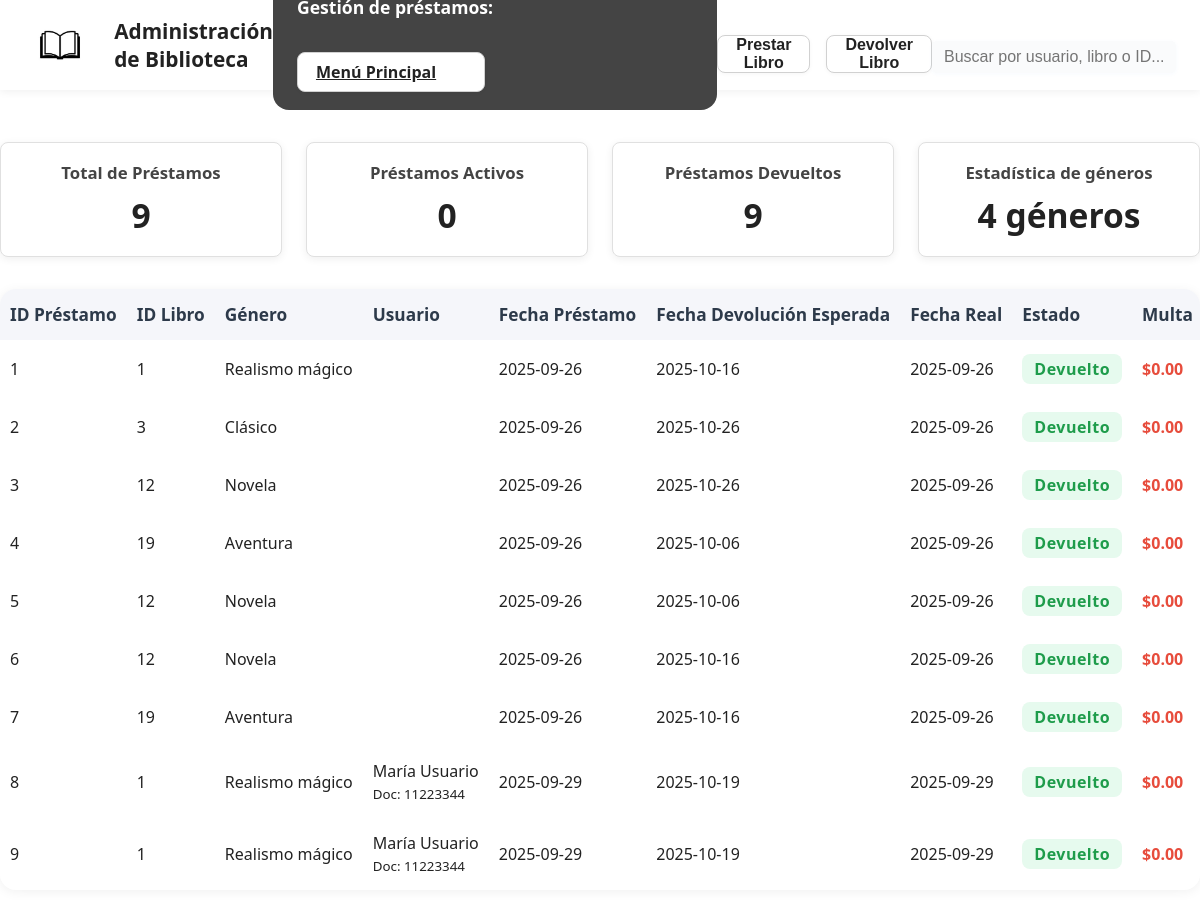
The app's page /prestamos (signed in) with its own data.
### tables this page shows
CREATE TABLE Prestamo (
            id INTEGER PRIMARY KEY AUTOINCREMENT,
            id_libro INTEGER,
            documento_usuario TEXT,
            fecha_prestamo TEXT,
            fecha_devolucion_esperada TEXT,
            fecha_devolucion_real TEXT,
            multa REAL
        );

CREATE TABLE Libro (
            id INTEGER PRIMARY KEY AUTOINCREMENT,
            id_libro INTEGER, 
            titulo TEXT,
            autor TEXT,
            editorial TEXT,
            año INTEGER,
            genero TEXT,
            disponible BOOLEAN
        , imagen BLOB);

CREATE TABLE Usuario (
            id INTEGER PRIMARY KEY AUTOINCREMENT,
            nombre TEXT,
            apellido TEXT,
            documento TEXT UNIQUE,
            telefono TEXT,
            email TEXT,
            rol TEXT
        , password TEXT);

### app.py (the view)
@app.route("/prestamos")
@login_required
@role_required(['admin', 'bibliotecario'])
def listar_prestamos():
    prestamos = Prestamo.obtener_todos()
    usuarios = Usuario.obtener_todos()
    libros = Libro.obtener_todos()
    generos = {}
    for prestamo in prestamos:
        genero = getattr(prestamo, "genero_libro", None)
        if genero is None and hasattr(prestamo, "id_libro"):
            libro = next((l for l in libros if getattr(l, "id_libro", None) == getattr(prestamo, "id_libro", None)), None)
            genero = getattr(libro, "genero", None) if libro else None
        if genero:
            generos[genero] = generos.get(genero, 0) + 1
    total_generos = len(generos)
    return render_template(
        "prestamos_lista.html",
        prestamos=prestamos,
        usuarios=usuarios,
        libros=libros,
        generos=generos,
        total_generos=total_generos
    )

### Proyecto.py (called while the page is built)
def conectar_base_datos():
    return sqlite.connect(archivo_base_datos)

    @staticmethod
    def obtener_todos():
        conn = conectar_base_datos()
        cursor = conn.cursor()
        cursor.execute('SELECT * FROM Libro')
        filas = cursor.fetchall()
        conn.close()
        return [Libro(id=f[0], id_libro=f[1], titulo=f[2], autor=f[3], editorial=f[4], año=f[5], genero=f[6], disponible=bool(f[7]), imagen=f[8]) for f in filas]

    @staticmethod
    def obtener_todos():
        conn = conectar_base_datos()
        cursor = conn.cursor()
        cursor.execute('SELECT * FROM Usuario')
        filas = cursor.fetchall()
        conn.close()
        usuarios = []
        for f in filas:
            usuario = Usuario(
                id=f[0], nombre=f[1], apellido=f[2], documento=f[3],
                telefono=f[4], email=f[5] if len(f) > 5 else None,
                rol=f[6] if len(f) > 6 else "usuario",
                password=f[7] if len(f) > 7 else None
            )
            usuarios.append(usuario)
        return usuarios

    @staticmethod
    def obtener_por_documento(documento):
        conn = conectar_base_datos()
        cursor = conn.cursor()
        cursor.execute('SELECT * FROM Usuario WHERE documento = ?', (documento,))
        fila = cursor.fetchone()
        conn.close()
        if fila:
            return Usuario(
                id=fila[0], nombre=fila[1], apellido=fila[2], documento=fila[3],
                telefono=fila[4], email=fila[5] if len(fila) > 5 else None,
                rol=fila[6] if len(fila) > 6 else "usuario",
                password=fila[7] if len(fila) > 7 else None
            )
        return None

    @staticmethod
    def obtener_todos():
        conn = conectar_base_datos()
        cursor = conn.cursor()
        cursor.execute('SELECT * FROM Prestamo')
        filas = cursor.fetchall()
        conn.close()
        return [Prestamo(id=f[0], id_libro=f[1], documento_usuario=f[2], fecha_prestamo=f[3], fecha_devolucion_esperada=f[4], fecha_devolucion_real=f[5], multa=f[6]) for f in filas]

### app.py (called while the page is built)
def login_required(f):
    @wraps(f)
    def decorated_function(*args, **kwargs):
        if 'user_id' not in session:
            flash("Por favor, inicia sesión para acceder a esta página.", "warning")
            return redirect(url_for('login'))
        return f(*args, **kwargs)
    return decorated_function

### templates/prestamos_lista.html (shortened to what this page needs)
<!DOCTYPE html>
<html lang="es">
<head>
    <link rel="stylesheet" href="{{ url_for('static', filename='estilos_menu_prestamos.css') }}">
</head>
<body>
    <div class="Box">
        <img src="{{ url_for('static', filename='imagenes/LogoInicial.jpg') }}" alt="Logo" class="Box__img">
        <h1 class="Box__Title">Administración de Biblioteca</h1>
        <div class="Box_administracion">
            <h2 class="Administracion__title">Gestión de préstamos</h2>
            <a href="{{ url_for('index') }}" class="btn-menu-principal">Menú Principal</a>
        </div>
        <nav class="Menu menu-dashboard">
            <ul class="menu-list">
                <li><button id="Boton_Prestamo" class="btn-dashboard" type="button" onclick="mostrarMenuPrestar()">Prestar Libro</button></li>
                <li><button id="Boton_Devolver" class="btn-dashboard" type="button" onclick="mostrarMenuDevolver()">Devolver Libro</button></li>
            </ul>
        </nav>
        <div class="busqueda-dashboard">
            <input type="text" id="input__Busqueda" class="input-dashboard" placeholder="Buscar por usuario, libro o ID...">
        </div>
    </div>
    <main class="Box__Tabla">
        <section class="estadisticas" style="margin-bottom: 32px;">
            <div class="stat-box">
                <h3>Total de Préstamos</h3>
                <span class="stat-numero">{{ prestamos|length }}</span>
            </div>
            <div class="stat-box">
                <h3>Préstamos Activos</h3>
                <span class="stat-numero">{{ prestamos|selectattr('fecha_devolucion_real', 'none')|list|length }}</span>
            </div>
            <div class="stat-box">
                <h3>Préstamos Devueltos</h3>
                <span class="stat-numero">{{ prestamos|rejectattr('fecha_devolucion_real', 'none')|list|length }}</span>
            </div>
            <div class="stat-box" onclick="toggleDesgloseGeneros()" style="cursor: pointer;">
                <h3>Estadística de géneros</h3>
                <span class="stat-numero">{{ total_generos }} géneros</span>
            </div>
        </section>
        <div class="tabla-responsive" style="margin-top: 12px;">
            <table class="Tabla__Prestamos" border="0">
                <thead>
                    <tr>
                        <th>ID Préstamo</th>
                        <th>ID Libro</th>
                        <th>Género</th>
                        <th>Usuario</th>
                        <th>Fecha Préstamo</th>
                        <th>Fecha Devolución Esperada</th>
                        <th>Fecha Real</th>
                        <th>Estado</th>
                        <th>Multa</th>
                    </tr>
                </thead>
                <tbody id="tableBody">
                    {% for prestamo in prestamos %}
                    <tr class="{% if not prestamo.fecha_devolucion_real %}prestamo-activo{% else %}prestamo-devuelto{% endif %}">
                        <td>{{ prestamo.id }}</td>
                        <td>{{ prestamo.id_libro }}</td>
                        <td>
                            {% if prestamo.genero_libro %}
                                {{ prestamo.genero_libro }}
                            {% else %}
                                {% set libro = libros|selectattr("id_libro", "equalto", prestamo.id_libro)|first %}
                                {{ libro.genero if libro else "Desconocido" }}
                            {% endif %}
                        </td>
                        <td class="usuario-info">
                            {% for usuario in usuarios %}
                                {% if usuario.documento == prestamo.documento_usuario %}
                                    <span class="nombre-usuario">{{ usuario.nombre }} {{ usuario.apellido }}</span>
                                    <br>
                                    <small class="id-usuario">Doc: {{ usuario.documento }}</small>
                                {% endif %}
                            {% endfor %}
                        </td>
                        <td>{{ prestamo.fecha_prestamo }}</td>
                        <td>{{ prestamo.fecha_devolucion_esperada }}</td>
                        <td>
                            {% if prestamo.fecha_devolucion_real %}
                                {{ prestamo.fecha_devolucion_real }}
                            {% else %}
                                <span class="pendiente">Pendiente</span>
                            {% endif %}
                        </td>
                        <td>
                            {% if prestamo.fecha_devolucion_real %}
                                <span class="estado-devuelto">Devuelto</span>
                            {% else %}
                                <span class="estado-activo">Activo</span>
                            {% endif %}
                        </td>
                        <td class="multa">
                            {% if prestamo.multa > 0 %}
                                ${{ "%.2f"|format(prestamo.multa) }}
                            {% else %}
                                $0.00
                            {% endif %}
                        </td>
                    </tr>
                    {% else %}
                    <tr>
                        <td colspan="9" class="no-prestamos">No hay préstamos registrados</td>
                    </tr>
                    {% endfor %}
                </tbody>
            </table>
        </div>
    </main>
</body>
</html>

### static/estilos_menu_prestamos.css (style rules this page uses)
.estado-devuelto { background: #eafaf1; color: #219150; font-weight: 700; border-radius: 6px; padding: 6px 12px; display: inline-block; text-align: center; letter-spacing: 0.5px; }
body { font-family: 'Segoe UI', Arial, sans-serif; background: #fff; margin: 0; padding: 0; color: #222; }
.Box { background: #fff; box-shadow: 0 2px 8px rgba(0,0,0,0.06); height: 90px; display: flex; align-items: center; padding: 0 24px; }
.Box__img { height: 48px; margin-right: 18px; }
.Box__Title { font-size: 1.3rem; font-weight: 600; color: #222; }
.Box_administracion { width: 100%; display: flex; align-items: center; gap: 18px; flex-wrap: wrap; background: #444; border-radius: 0 0 16px 16px; padding: 18px 24px 18px 24px; margin-bottom: 18px; box-shadow: none; }
.Administracion__title { color: #fff; font-weight: 700; font-size: 1.2rem; margin-right: 8px; }
.btn-menu-principal { background: #f7f7f7; color: #222; border: 1px solid #bbb; border-radius: 6px; padding: 10px 22px; font-weight: 600; font-size: 1rem; box-shadow: 0 2px 8px #0001; transition: background 0.2s, color 0.2s, border 0.2s; cursor: pointer; }
.Administracion__title { color: #fff; font-weight: 700; font-size: 1.1rem; margin-right: 8px; }
.input-dashboard { min-width: 180px; max-width: 260px; height: 38px; border-radius: 6px; border: 1px solid #ccc; padding: 0 12px; font-size: 1rem; }
.btn-dashboard { height: 38px; border-radius: 6px; border: none; background: #fff; color: #222; font-weight: 700; font-size: 1rem; padding: 0 18px; margin-left: 0; box-shadow: 0 1px 4px rgba(0,0,0,0.04); cursor: pointer; transition: background 0.18s, color 0.18s; }
.btn-menu-principal { margin-left: auto; min-width: 150px; text-align: center; }
#input__Busqueda { width: 220px; height: 32px; border: none; border-radius: 5px; padding: 0 12px; font-size: 1rem; background: #fafbfc; transition: border 0.2s; }
.estadisticas { display: flex; gap: 24px; margin: 28px 0 10px 0; flex-wrap: wrap; }
.stat-box { background: #fff; border-radius: 8px; box-shadow: 0 2px 8px #0001; padding: 18px 24px; text-align: center; min-width: 160px; flex: 1; border: 1.5px solid #e0e0e0; }
.stat-box h3 { margin: 0 0 8px 0; color: #444; font-size: 1.05rem; }
.stat-numero { font-size: 2.1rem; font-weight: 700; color: #222; }
.Box__Tabla { margin: 0 auto; padding: 24px 0; max-width: 1200px; }
.Tabla__Prestamos { width: 100%; min-width: 900px; border-collapse: separate; border-spacing: 0; background: #fff; }
th, td { padding: 14px 10px; text-align: left; white-space: nowrap; }
th { background: #f5f6fa; font-weight: 700; font-size: 1.08rem; color: #2d3a4a; }
.Tabla__Prestamos tr { border-bottom: 1px solid #e6e6e6; }
.Tabla__Prestamos tr:last-child { border-bottom: none; }
td { font-size: 1rem; color: #222; }
.tabla-responsive { width: 100%; overflow-x: auto; border-radius: 16px; box-shadow: 0 2px 12px rgba(0,0,0,0.06); background: #fff; margin-bottom: 32px; }
.menu-dashboard { margin-top: 18px; display: flex; justify-content: flex-start; align-items: center; gap: 18px; background: none; box-shadow: none; }
.menu-list { display: flex; gap: 16px; list-style: none; margin: 0; padding: 0; }
.btn-dashboard, .btn-dashboard-link { background: #f7f7f7; color: #222; border: 1px solid #bbb; border-radius: 6px; padding: 10px 22px; font-size: 1.08rem; font-weight: 600; box-shadow: 0 2px 8px #0001; transition: background 0.2s, color 0.2s, border 0.2s; cursor: pointer; text-decoration: none; display: inline-block; }
.busqueda-dashboard { margin: 24px 0 0 0; display: flex; justify-content: flex-start; align-items: center; }
.input-dashboard { width: 320px; height: 40px; border: 2px solid #e0e0e0; border-radius: 6px; padding: 0 16px; font-size: 1.08rem; background: #fafbfc; transition: border 0.2s, box-shadow 0.2s; box-shadow: 0 1px 4px rgba(45,123,229,0.04); }
.btn-dashboard, .btn-menu-principal { height: 38px; border-radius: 8px; border: 1.5px solid #d1d1d1; background: #fff; color: #222; font-weight: 700; font-size: 1rem; padding: 0 18px; margin-left: 0; box-shadow: 0 1px 4px rgba(0,0,0,0.04); cursor: pointer; transition: background 0.18s, color 0.18s, border 0.18s; display: flex; align-items: center; }
.estado-devuelto { background: #e6faee; color: #1e9c4b; font-weight: 700; border-radius: 8px; padding: 4px 12px; display: inline-block; font-size: 1rem; }
.multa { color: #e74c3c; font-weight: 600; }

### records on screen
Prestamo: id "1", id_libro "1", fecha_prestamo "2025-09-26", fecha_devolucion_esperada "2025-10-16", fecha_devolucion_real "2025-09-26", shows "Devuelto", multa "$0.00"
Libro: genero "Realismo mágico"
Prestamo: id "2", id_libro "3", fecha_prestamo "2025-09-26", fecha_devolucion_esperada "2025-10-26", fecha_devolucion_real "2025-09-26", shows "Devuelto", multa "$0.00"
Libro: genero "Clásico"
Prestamo: id "3", id_libro "12", fecha_prestamo "2025-09-26", fecha_devolucion_esperada "2025-10-26", fecha_devolucion_real "2025-09-26", shows "Devuelto", multa "$0.00"
Libro: genero "Novela"
Prestamo: id "4", id_libro "19", fecha_prestamo "2025-09-26", fecha_devolucion_esperada "2025-10-06", fecha_devolucion_real "2025-09-26", shows "Devuelto", multa "$0.00"
Libro: genero "Aventura"
Prestamo: id "5", id_libro "12", fecha_prestamo "2025-09-26", fecha_devolucion_esperada "2025-10-06", fecha_devolucion_real "2025-09-26", shows "Devuelto", multa "$0.00"
Prestamo: id "6", id_libro "12", fecha_prestamo "2025-09-26", fecha_devolucion_esperada "2025-10-16", fecha_devolucion_real "2025-09-26", shows "Devuelto", multa "$0.00"
Prestamo: id "7", id_libro "19", fecha_prestamo "2025-09-26", fecha_devolucion_esperada "2025-10-16", fecha_devolucion_real "2025-09-26", shows "Devuelto", multa "$0.00"
Prestamo: id "8", id_libro "1", fecha_prestamo "2025-09-29", fecha_devolucion_esperada "2025-10-19", fecha_devolucion_real "2025-09-29", shows "Devuelto", multa "$0.00"
Usuario: nombre "María", apellido "Usuario", documento "11223344"
Prestamo: id "9", id_libro "1", fecha_prestamo "2025-09-29", fecha_devolucion_esperada "2025-10-19", fecha_devolucion_real "2025-09-29", shows "Devuelto", multa "$0.00"

### other values on screen
{{ prestamos|length }} "9"
{{ prestamos|selectattr('fecha_devolucion_real', 'none')|list|length }} "0"
{{ prestamos|rejectattr('fecha_devolucion_real', 'none')|list|length }} "9"
{{ total_generos }} "4"
